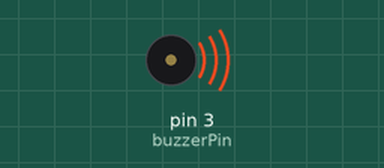
This sketch was run on a simulated Arduino Uno, built with avr-gcc and run on an emulated ATmega328P. Parts: buzzer (waves = sounding, pin HIGH).

Above: at 0.5 s.
Timing chart, 0 to 4.6 s (numbered marks = the images above):
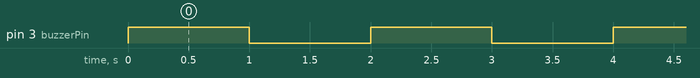

Measured:
- by itself, pin 3 (buzzerPin): alternates HIGH for 1.0 s and LOW for 1.0 s

The sketch:

push-button.ino
```cpp
// Pin for the active buzzer
int buzzerPin = 3;

void setup() {
  // Set the buzzer pin as an output
  pinMode(buzzerPin, OUTPUT);
}

void loop() {
  // Turn the buzzer on
  digitalWrite(buzzerPin, HIGH);
  delay(1000);  // Wait for 1 second

  // Turn the buzzer off
  digitalWrite(buzzerPin, LOW);
  delay(1000);  // Wait for 1 second
}
```
